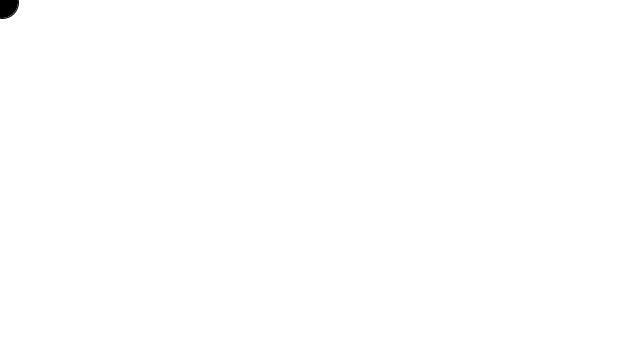
Frame 1 (no input)
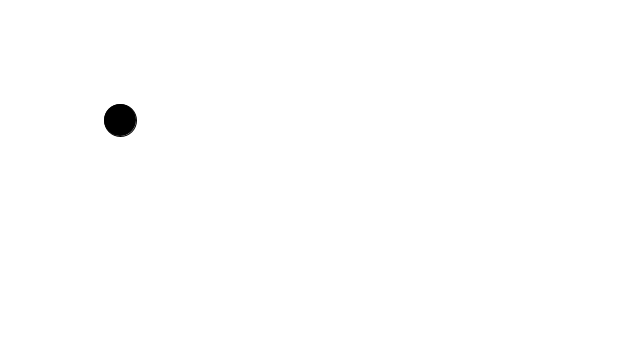
Frame 60 (the mouse pressed at the canvas centre just before this capture)
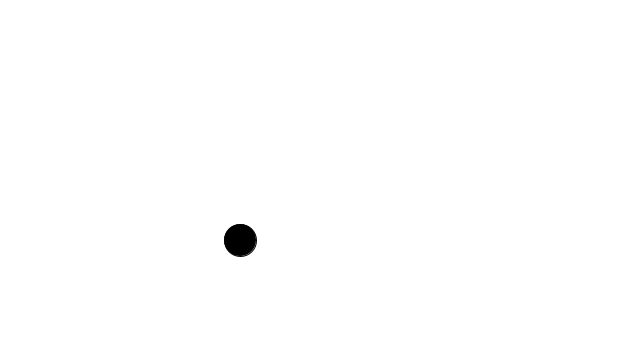
Frame 120 (the mouse held since frame 60 and released just before this capture)

The Processing sketch that drew these frames (run headless with seeded random() and noise(); from frame 60 on, the mouse is pressed at the canvas centre):

// Processing sketch: bouncing_ball
// ── bouncing_ball.pde
int x = 0;
int y = 0;
int Xspeed = 2;
int Yspeed = 2;

void setup() {
  size(640,360);
}

void draw() {
  background(255);
  // Add the current speed to the x location.
  x = x + Xspeed;
  y = y + Yspeed;

  bounce();
  display();
}

void bounce(){
    // Remember, || means "or."
  if ((x > width) || (x < 0)) {
    // If the object reaches either edge, multiply speed by -1 to turn it around.
    Xspeed = Xspeed * -1;
  }
  
  if ((y > height) || (y < 0)) {
    // If the object reaches either edge, multiply speed by -1 to turn it around.
    Yspeed = Yspeed * -1;
  }
  
}
void display(){
    // Display circle at x location
    stroke(0);
    fill(0,0,0);
    ellipse(x, y, 32, 32);
  }
